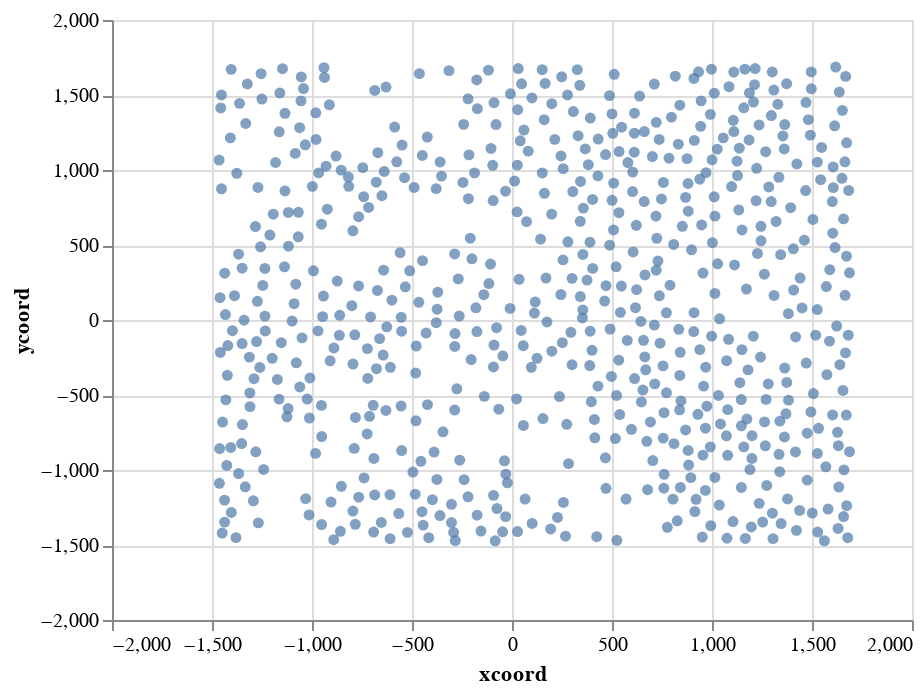

Notebook code cell kept with this figure:
### Code cell
alt.Chart(geometry).mark_circle().encode(x='xcoord:Q', y='ycoord:Q')

### Figure 1 — Vega-Lite specification as saved in the notebook (floating-point values rounded to 4 significant figures; data arrays with more than 128 entries replaced by an {"elided": "..."} marker saying what was removed)
{"config": {"view": {"continuousWidth": 400, "continuousHeight": 300}}, "data": {"name": "data-52a6d4b46a408be40383e041e8e72b2c"}, "mark": "circle", "encoding": {"x": {"type": "quantitative", "field": "xcoord"}, "y": {"type": "quantitative", "field": "ycoord"}}, "$schema": "https://vega.github.io/schema/vega-lite/v4.8.1.json", "datasets": {"data-52a6d4b46a408be40383e041e8e72b2c": {"elided": "645 records"}}}
